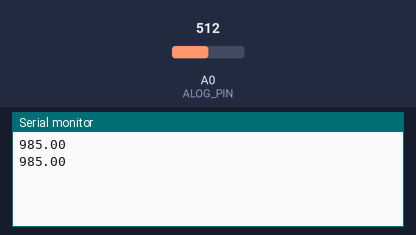
Recording of a sketch running on a simulated Arduino Uno, built with avr-gcc and run on an emulated ATmega328P. On the bench: the last lines printed to the serial monitor. Inputs (shaded band) come from the test bench; at power-on: A0 (ALOG_PIN) = 512.

Above: at 2.8 s.
2.9 s: A0 (ALOG_PIN) set to 716
At 3.8 s:
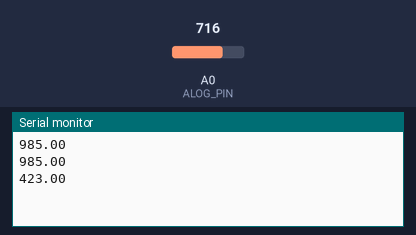
4.4 s: A0 (ALOG_PIN) set to 900
At 5.7 s:
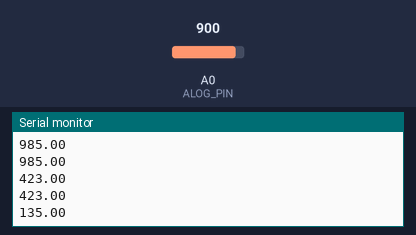
Timing chart, 0 to 7.4 s (numbered marks = the images above; inputs shaded):
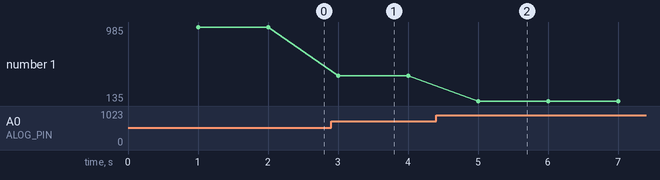

The sketch:

ohm_meter_test.ino
```cpp
#define R_REF 985.0
#define V_IN 5.12
#define ALOG_RES 1024
#define ALOG_PIN A0
#define SAMPLE_FREQUENCY 1000

int ohmMeter(double rRef, double vIn, int analogResolution, int alogPin);

double rSensor;
void setup() {
  // put your setup code here, to run once:
  Serial.begin(9600);
  pinMode(A0, INPUT);

}

void loop() {
  // put your main code here, to run repeatedly:
  delay(SAMPLE_FREQUENCY);
  rSensor = ohmMeter(R_REF, V_IN, ALOG_RES, ALOG_PIN);
  Serial.println(rSensor);
}
```

ohm_meter.cpp
```cpp
#include <arduino.h>
// 14 is the A0 pin number for Arduino
int ohmMeter(double rRef, double vIn = 5.0, int analogResolution = 1024, int alogPin = 14) {
  double stepSize;
  double vRef;
  double rSensor;

  stepSize = vIn/analogResolution;

  vRef = analogRead(alogPin) * stepSize;

  rSensor =  rRef * (vIn/vRef - 1);

  return rSensor;
}
```

Measured:
- after the input at 2.9 s, the serial monitor: prints a new line after 0.10 s (image 1)
- after the input at 4.4 s, the serial monitor: prints a new line after 0.60 s (image 2)
- plotted number 1: 985 → 423 after the input at 2.9 s, 423 → 135 after the input at 4.4 s
